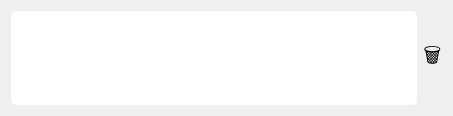
<?xml version="1.0" encoding="UTF-8"?>
<ui version="4.0">
 <class>form</class>
 <widget class="QWidget" name="form">
  <property name="geometry">
   <rect>
    <x>0</x>
    <y>0</y>
    <width>453</width>
    <height>116</height>
   </rect>
  </property>
  <property name="sizePolicy">
   <sizepolicy hsizetype="Minimum" vsizetype="Minimum">
    <horstretch>0</horstretch>
    <verstretch>0</verstretch>
   </sizepolicy>
  </property>
  <property name="windowTitle">
   <string>Form</string>
  </property>
  <property name="styleSheet">
   <string notr="true">QLineEdit {
	background-color: rgb(255, 255, 255);
	border-radius: 5px;
}

QPushButton {
	border-radius: 5px;
	font-size: 20px;
}

QPushButton:hover {
	border-radius: 5px;
	font-size: 18px;
}</string>
  </property>
  <layout class="QGridLayout" name="gridLayout">
   <item row="0" column="1">
    <widget class="QPushButton" name="delete_button">
     <property name="sizePolicy">
      <sizepolicy hsizetype="Fixed" vsizetype="Fixed">
       <horstretch>0</horstretch>
       <verstretch>0</verstretch>
      </sizepolicy>
     </property>
     <property name="toolTip">
      <string>&lt;html&gt;&lt;head/&gt;&lt;body&gt;&lt;p&gt;Удалить&lt;/p&gt;&lt;/body&gt;&lt;/html&gt;</string>
     </property>
     <property name="text">
      <string>🗑</string>
     </property>
    </widget>
   </item>
   <item row="0" column="0">
    <widget class="QLineEdit" name="title">
     <property name="sizePolicy">
      <sizepolicy hsizetype="Expanding" vsizetype="Expanding">
       <horstretch>0</horstretch>
       <verstretch>0</verstretch>
      </sizepolicy>
     </property>
     <property name="font">
      <font>
       <pointsize>14</pointsize>
       <weight>75</weight>
       <bold>true</bold>
       <underline>true</underline>
      </font>
     </property>
     <property name="cursor">
      <cursorShape>PointingHandCursor</cursorShape>
     </property>
     <property name="frame">
      <bool>false</bool>
     </property>
     <property name="readOnly">
      <bool>true</bool>
     </property>
    </widget>
   </item>
  </layout>
 </widget>
 <resources/>
 <connections/>
</ui>
